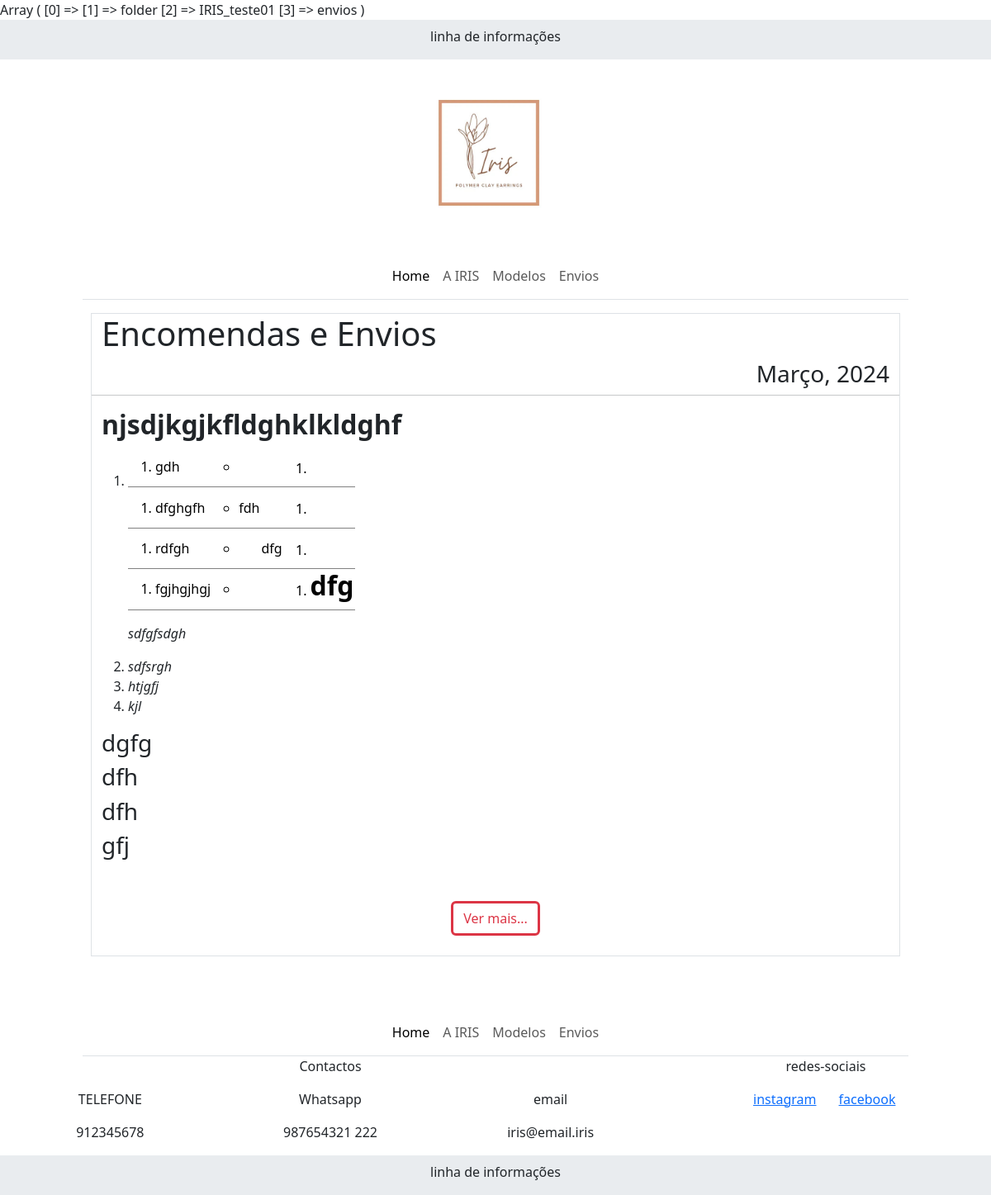
The app's page /IRIS_teste01/envios with its own data.
### tables this page shows
CREATE TABLE `envios` (
  `id` int(11) NOT NULL,
  `titulo` varchar(1000) NOT NULL,
  `data` varchar(1000) NOT NULL,
  `texto` text NOT NULL,
  `ultima_edicao` varchar(1000) NOT NULL,
  `tooltip` varchar(1000) NOT NULL
);

CREATE TABLE `contactosiris` (
  `id` int(11) NOT NULL,
  `morada` varchar(1000) NOT NULL,
  `telefone` varchar(1000) NOT NULL,
  `whatsapp` varchar(1000) NOT NULL,
  `whatsapp_link` varchar(1000) NOT NULL,
  `email` varchar(1000) NOT NULL,
  `facebook` varchar(1000) NOT NULL,
  `instagram` varchar(1000) NOT NULL
);

### IRIS_teste01/models/envios_model.php (called while the page is built)
<?php
require("componentes/header.php");
require("views/envios_view.php");
require("componentes/footer.php");
?>

### IRIS_teste01/helpers/funcoes.php (called while the page is built, shortened)
<?php
require_once("base_dados.php");
function selectSQLUnico($sql){
    global $pdo;
    $consulta=$pdo->query($sql);
    $resultado=$consulta->fetch(PDO::FETCH_ASSOC);
    return $resultado;
}
?>

### IRIS_teste01/helpers/envios_helper.php (called while the page is built, shortened)
<?php
function getTituloEnvios(){
    $r= selectSQLUnico("SELECT titulo FROM envios WHERE id='1'");
    return $r["titulo"];
}
function getDataEnvios(){
    $r= selectSQLUnico("SELECT data FROM envios WHERE id='1'");
    return $r["data"];
}
function getTextoEnvios(){
    $r= selectSQLUnico("SELECT texto FROM envios WHERE id='1'");
    return $r["texto"];
}
?>

### IRIS_teste01/helpers/contactos_helper.php (called while the page is built)
<?php
function getContactos($push){
    $r= selectSQLUnico("SELECT $push FROM contactosiris WHERE id=1");
    return $r["$push"];
}
?>

### IRIS_teste01/views/envios_view.php (the view)
    <main class="container-fluid d-flex justify-content-center">
    <div class="row d-flex justify-content-center w-100">
        <div class="col-md-10 col-12 my-3 border">
            <div class="row">
                <div class="col-12">
                    <h1>
                        <?= getTituloEnvios();?>
                    </h1>
                </div>
                <br>
                <div class="col-12 text-end">
                    <h3>
                    <?= getDataEnvios();?>
                    </h3>
                </div>
                <hr>
            </div>
            <div class="row">
                <div class="col-12">
                    <?= getTextoEnvios();?>
                </div>
                <div class="ver-mais text-center mb-4">
                    <button class="btn btn-outline-danger border-3">
                        Ver mais...
                    </button>
                </div>
            </div>
        </div>
    </div>
</main>

### IRIS_teste01/componentes/footer.php
<footer class="container-fluid m-0 mt-5 p-0">
    <div class="row text-center m-0 p-0">
        <div class="col-md-10 mx-auto border-bottom sticky-top">
            <nav class="navbar navbar-expand-sm">
                <div class="container-fluid d-md-flex flex-sm-column">
                    <div class="collapse navbar-collapse" id="navbarNavDropdown">
                        <ul class="navbar-nav">
                            <li class="nav-item">
                                <a class="nav-link active" aria-current="page" href="/IRIS_teste01/home">Home</a>
                            </li>
                            <li class="nav-item">
                                <a class="nav-link" href="#">A IRIS</a>
                            </li>
                            <li class="nav-item">
                                <a class="nav-link" href="modelos">Modelos</a>
                            </li>
                            <li class="nav-item">
                                <a class="nav-link" href="envios">Envios</a>
                            </li>
                        </ul>
                    </div>
                </div>
            </nav>
        </div>
    </div>
    <div class="row m-0 p-0">
        <div class="col-12">
            <div class="row">
                <div class="col-md-8 d-sm-block d-none">
                    <div class="row text-center">
                        <p>Contactos</p>
                    </div>
                    <div class="row text-center">
                        <div class="col-4">
                            <p class="titulo-contactos">
                                TELEFONE
                            </p>
                            <p class="conteudo-contactos">
                                <?= getContactos("telefone") ?>
                            </p>
                        </div>
                        <div class="col-4">
                            <p class="titulo-contactos">
                                Whatsapp
                            </p>
                            <p class="conteudo-contactos">
                                <?= getContactos("whatsapp") ?>
                            </p>
                        </div>
                        <div class="col-4">
                            <p class="titulo-contactos">
                                email
                            </p>
                            <p class="conteudo-contactos">
                                <?= getContactos("email") ?>
                            </p>
                        </div>
                    </div>
                </div>
                <div class="col-md-4">
                    <div class="row text-center d-sm-block d-none">
                        <p>redes-sociais</p>
                    </div>
                    <div class="row d-flex justify-content-center text-center overflow-hidden">
                        <div class="col-3 overflow-hidden">
                            <p class="titulo-contactos d-sm-block d-none">
                                <a href="<?= getContactos("instagram") ?>" target="_blank">instagram</a>
                            </p>
                        </div>
                        <div class="col-3 overflow-hidden">
                            <p class="titulo-contactos d-sm-block d-none">
                                <a href="<?= getContactos("facebook") ?>" target="_blank">facebook</a>
                            </p>
                        </div>
                    </div>
                </div>
            </div>
        </div>
    </div>
    <div class="row w-100 bg-body-secondary m-0 p-0 text-center">
        <p class="mt-2">linha de informações</p>
    </div>
</footer>
</body>
</html>

### IRIS_teste01/estilos/estilo.css (style rules this page uses)
body { min-width: 360px !important; }

### records on screen
envios: titulo "Encomendas e Envios", data "Março, 2024", texto "njsdjkgjkfldghklkldghf gdh dfghgfh fdh rdfgh dfg fgjhgjhgj dfg sdfgfsdgh sdfsrgh htjgfj kjl dgfg dfh dfh gfj"
contactosiris: telefone "912345678", whatsapp "987654321 222", email "iris@email.iris"
